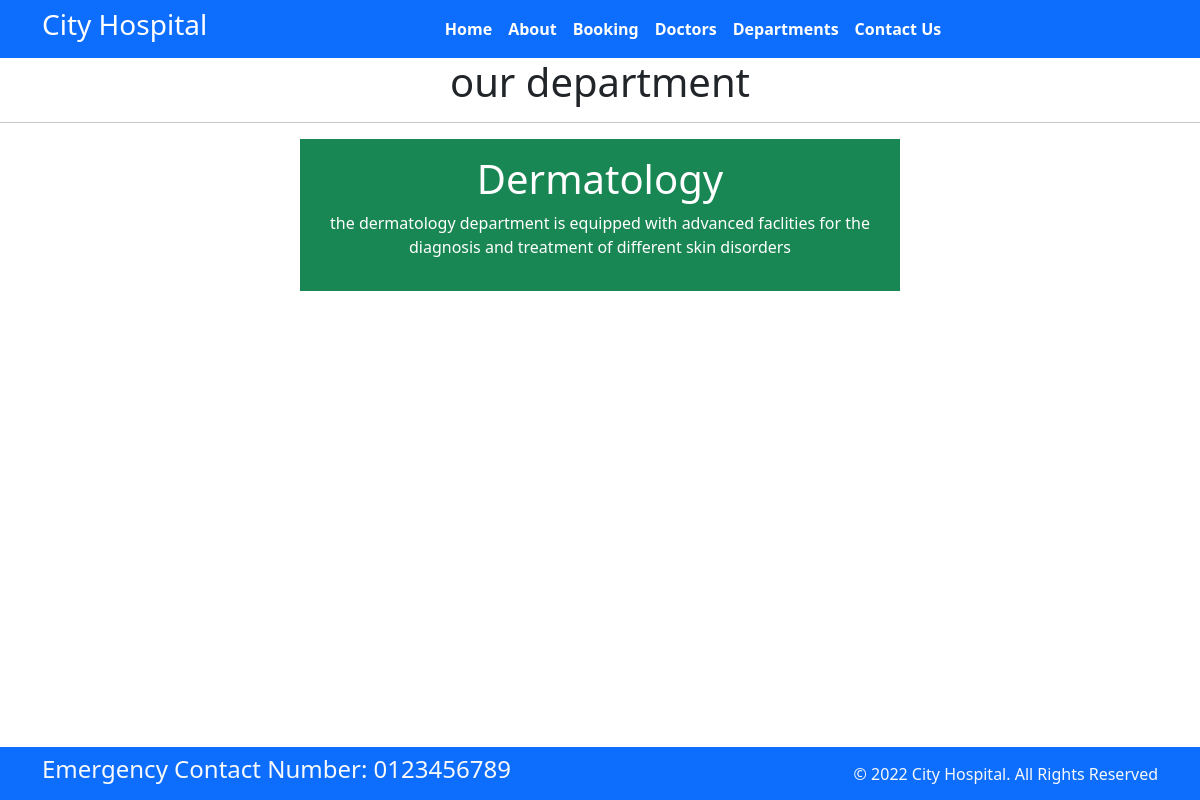
Page /department/ on the earlier database version.
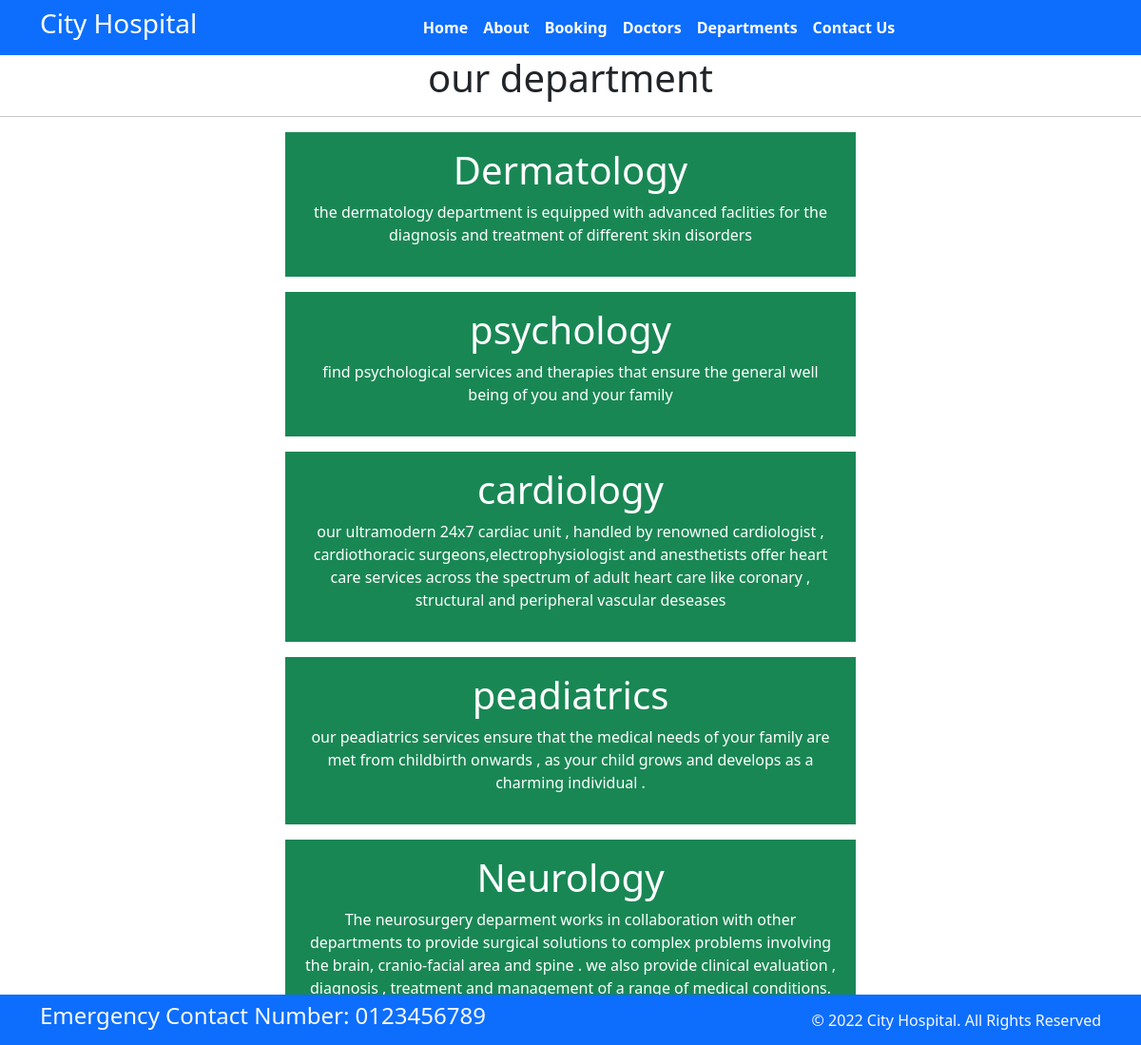
Same page on the later database version.
### home/models.py (models this page shows)
class Departments(models.Model):
    dep_name = models.CharField(max_length=100)
    dep_decription =models.TextField()

### home/views.py (the view)
# urls.py: path('department/',views.department, name="department"),
def department(request):
   dict_dept={
       'dept':Departments.objects.all()
   }
   return render(request,'department.html',dict_dept)

### templates/department.html (shortened to what this page needs)
{% extends "base.html" %}
{% block content %}
<h1 class="text-center"> our department</h1>
    <hr>
{% for d in dept %}
<div class="mx-auto w-50 bg-success text-center text-white p-3 my-3">
    <h1> {{d.dep_name}}</h1>
    <p>{{d.dep_decription}}</p>
</div>
{% endfor %}
{% endblock  %}

### templates/base.html (shortened to what this page needs)
{% load static %}
<!DOCTYPE html>
<html>
  <head>
    <link rel="stylesheet"
      href=" https://cdn.jsdelivr.net/npm/bootstrap@5.1.3/dist/css/bootstrap.min.css ">
    <link rel="stylesheet"
      href="https://use.fontawesome.com/releases/v5.2.0/css/all.css">
      <link rel="stylesheet"  href="{% static '/css/style.css'%}">
  </head>
  <body>
    <nav class="navbar bg-primary navbar-expand-md ">
      <div class="container">
        <div class="col-2 text-left pl-md-0">
          <h3 class="text-white"> City Hospital </h3>
        </div>
        <div
          class="collapse navbar-collapse justify-content-center col-md-8 navbar-collapse-3">
          <ul class="navbar-nav justify-content-center  fw-bold">
            <li class="nav-item active">
              <a class="nav-link text-white" href="{%url 'home'%}">Home </a>
            </li>
            <li class="nav-item">
              <a class="nav-link text-white" href="{%url 'about'%}">About</a>
            </li>
            <li class="nav-item">
              <a class="nav-link text-white" href="{%url 'booking'%}">Booking</a>
            </li>
            <li class="nav-item">
              <a class="nav-link text-white" href="{%url 'doctors'%}">Doctors</a>
            </li>
			 <li class="nav-item">
              <a class="nav-link text-white" href="{%url 'department'%}">Departments</a>
            </li>
            <li class="nav-item">
              <a class="nav-link text-white" href="{%url 'contact'%}">Contact Us</a>
            </li>
          </ul>
        </div>
      </div>
    </nav>
{% block content %}{% endblock  %}
    <section class="fixed-bottom">
      <footer class="pt-2 pb-2  bg-primary text-light">
        <div class="container">
          <div class="row align-items-center">
            <div class="col-12 col-md-8">
              <h4>Emergency Contact Number: 0123456789</h4>
            </div>
            <div class="col-12 col-md-4 mt-4 mt-md-0 text-center text-md-end">
              © 2022 City Hospital. All Rights Reserved
            </div>
          </div>
        </div>
      </footer>
    </section>
  </body>
</html>

Differences in the rows shown:
added Departments: dep_name "psychology", dep_decription "find psychological services and therapies that ensure the general well being of you and your family"
added Departments: dep_name "cardiology", dep_decription "our ultramodern 24x7 cardiac unit , handled by renowned cardiologist , cardiothoracic surgeons,electrophysiologist and anesthetists offer heart care services across the spectrum of adult heart care like coronary , structural and peripheral vascular deseases"
added Departments: dep_name "peadiatrics", dep_decription "our peadiatrics services ensure that the medical needs of your family are met from childbirth onwards , as your child grows and develops as a charming individual ."
added Departments: dep_name "Neurology", dep_decription "The neurosurgery deparment works in collaboration with other departments to provide surgical solutions to complex problems involving the brain, cranio-facial area and spine . we also provide clinical evaluation , diagnosis , treatment and management of a range of medical conditions."
